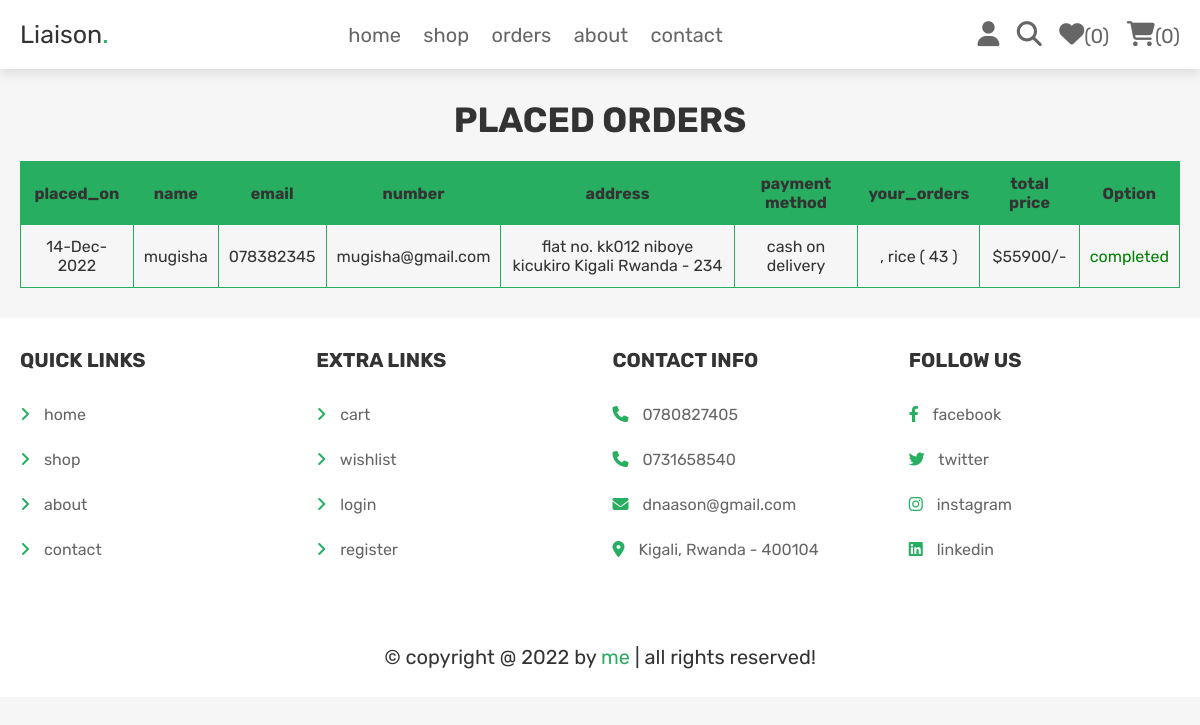
The page /orders.php (signed in) on the database as committed earlier.
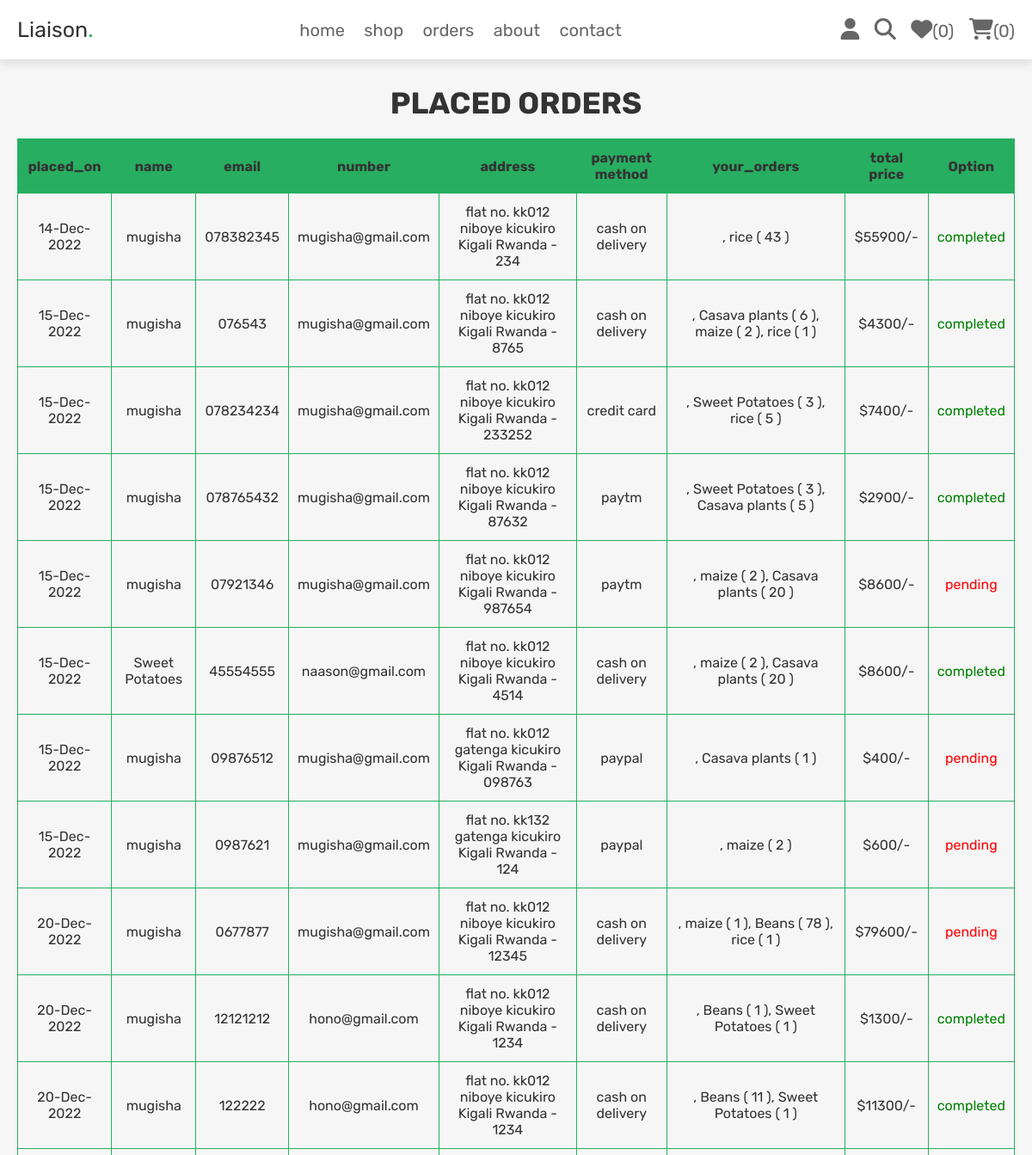
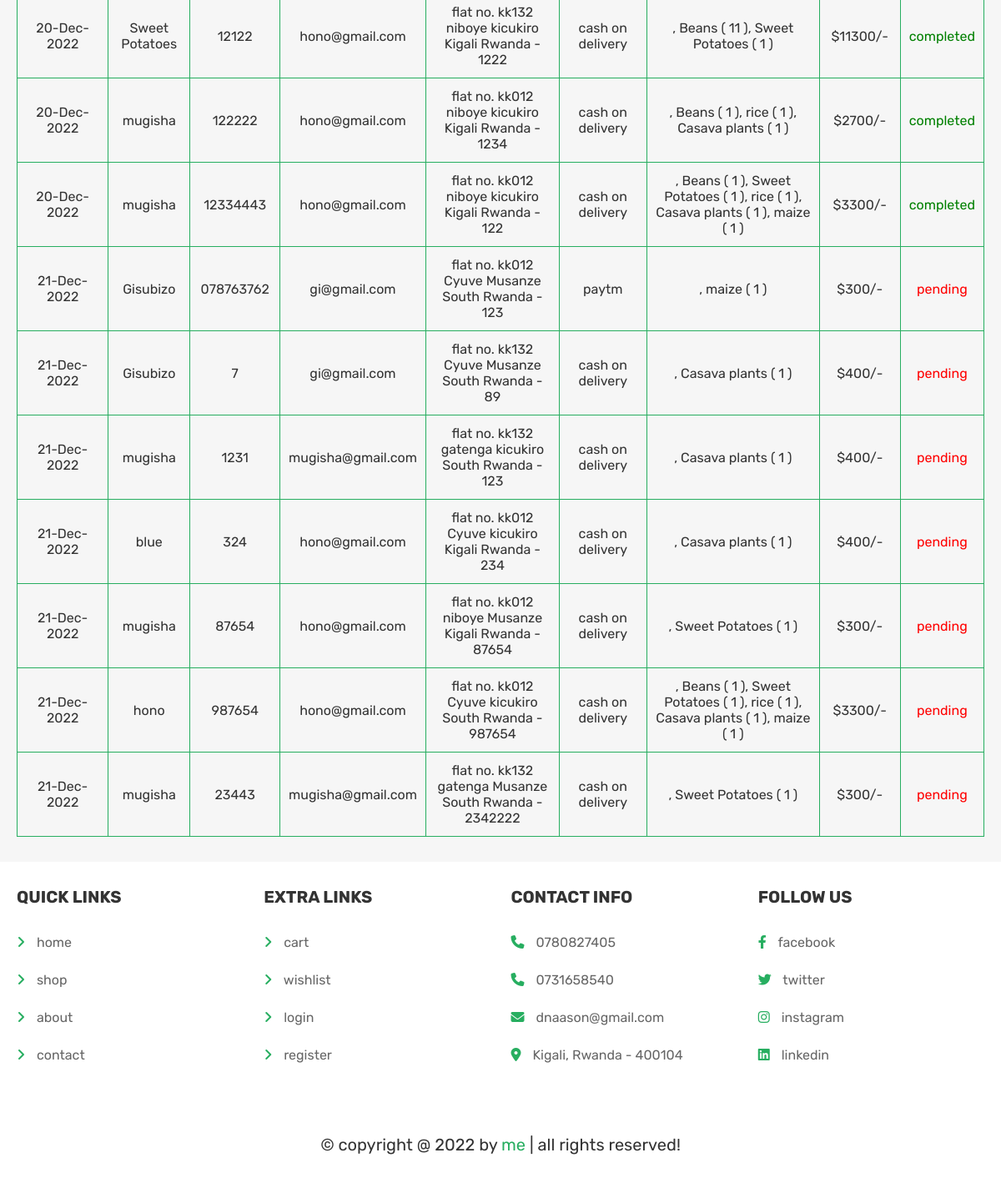
The same page on the database as committed later (2 pictures, top to bottom).
### tables this page shows
CREATE TABLE `orders` (
  `id` int(100) NOT NULL,
  `user_id` int(100) NOT NULL,
  `name` varchar(100) NOT NULL,
  `number` varchar(12) NOT NULL,
  `email` varchar(100) NOT NULL,
  `method` varchar(50) NOT NULL,
  `address` varchar(500) NOT NULL,
  `total_products` varchar(1000) NOT NULL,
  `total_price` int(100) NOT NULL,
  `placed_on` varchar(50) NOT NULL,
  `payment_status` varchar(20) NOT NULL DEFAULT 'pending'
);

### orders.php (the view, shortened to what this page needs)
<?php
@include 'config.php';
$user_id = $_SESSION['user_id'];
?>
<!DOCTYPE html>
<html lang="en">
<head>
   <link rel="stylesheet" href="https://cdnjs.cloudflare.com/ajax/libs/font-awesome/6.1.1/css/all.min.css">
   <link rel="stylesheet" href="css/style.css">
</head>
<body>
<?php include 'header.php'; ?>
<section class="placed-orders">
   <h1 class="title">placed orders</h1>
   <table class="table">
      <thead>
         <tr>
         <th>placed_on</th>
         <th>name</th>
         <th>email</th>
         <th>number</th>
         <th>address</th>
         <th>payment method</th>
         <th>your_orders</th>
         <th>total price</th>
         <th>Option</th>
         </tr>
      </thead>
      <?php
         $select_orders = $conn->prepare("SELECT * FROM `orders` WHERE user_id = ?");
         $select_orders->execute([$user_id]);
         if($select_orders->rowCount() > 0){
            while($fetch_orders = $select_orders->fetch(PDO::FETCH_ASSOC)){
      ?>
      <tbody>
         <tr>
            <td data-label="placed_on"><span><?= $fetch_orders['placed_on']; ?></span></td>
            <td data-label="name"><span><?= $fetch_orders['name']; ?></span></td>
            <td data-label="number"><span><?= $fetch_orders['number']; ?></span></td>
            <td data-label="email"><span><?= $fetch_orders['email']; ?></span></td>
            <td data-label="address"><span><?= $fetch_orders['address']; ?></span></td>
            <td data-label="placed_on"><span><?= $fetch_orders['method']; ?></span></td>
            <td data-label="placed_on"><span><?= $fetch_orders['total_products']; ?></span></td>
            <td data-label="placed_on"><span>$<?= $fetch_orders['total_price']; ?>/-</span></td>
            <td data-label="placed_on"><span style="color:<?php if($fetch_orders['payment_status'] == 'pending'){ echo 'red'; }else{ echo 'green'; }; ?>"><?= $fetch_orders['payment_status']; ?></span></td>
         </tr>
      </tbody>
      <?php
         }
      }else{
         echo '<p class="empty">no orders placed yet!</p>';
      }
      ?>
   </table>
</section>
<?php include 'footer.php'; ?>
</body>
</html>

Rows that differ between the two databases and show on the page:
added orders: placed_on "15-Dec-2022", name "mugisha", number "076543", email "mugisha@gmail.com", address "flat no. kk012 niboye kicukiro Kigali Rwanda - 8765", method "cash on delivery", total_products ", Casava plants ( 6 ), maize ( 2 ), rice ( 1 )", total_price "4300", payment_status "completed"
added orders: placed_on "15-Dec-2022", name "mugisha", number "078234234", email "mugisha@gmail.com", address "flat no. kk012 niboye kicukiro Kigali Rwanda - 233252", method "credit card", total_products ", Sweet Potatoes ( 3 ), rice ( 5 )", total_price "7400", payment_status "completed"
added orders: placed_on "15-Dec-2022", name "mugisha", number "078765432", email "mugisha@gmail.com", address "flat no. kk012 niboye kicukiro Kigali Rwanda - 87632", method "paytm", total_products ", Sweet Potatoes ( 3 ), Casava plants ( 5 )", total_price "2900", payment_status "completed"
added orders: placed_on "15-Dec-2022", name "mugisha", number "07921346", email "mugisha@gmail.com", address "flat no. kk012 niboye kicukiro Kigali Rwanda - 987654", method "paytm", total_products ", maize ( 2 ), Casava plants ( 20 )", total_price "8600", payment_status "pending"
added orders: placed_on "15-Dec-2022", name "Sweet Potatoes", number "45554555", email "naason@gmail.com", address "flat no. kk012 niboye kicukiro Kigali Rwanda - 4514", method "cash on delivery", total_products ", maize ( 2 ), Casava plants ( 20 )", total_price "8600", payment_status "completed"
added orders: placed_on "15-Dec-2022", name "mugisha", number "09876512", email "mugisha@gmail.com", address "flat no. kk012 gatenga kicukiro Kigali Rwanda - 098763", method "paypal", total_products ", Casava plants ( 1 )", total_price "400", payment_status "pending"
added orders: placed_on "15-Dec-2022", name "mugisha", number "0987621", email "mugisha@gmail.com", address "flat no. kk132 gatenga kicukiro Kigali Rwanda - 124", method "paypal", total_products ", maize ( 2 )", total_price "600", payment_status "pending"
added orders: placed_on "20-Dec-2022", name "mugisha", number "0677877", email "mugisha@gmail.com", address "flat no. kk012 niboye kicukiro Kigali Rwanda - 12345", method "cash on delivery", total_products ", maize ( 1 ), Beans ( 78 ), rice ( 1 )", total_price "79600", payment_status "pending"
added orders: placed_on "20-Dec-2022", name "mugisha", number "12121212", email "hono@gmail.com", address "flat no. kk012 niboye kicukiro Kigali Rwanda - 1234", method "cash on delivery", total_products ", Beans ( 1 ), Sweet Potatoes ( 1 )", total_price "1300", payment_status "completed"
added orders: placed_on "20-Dec-2022", name "mugisha", number "122222", email "hono@gmail.com", address "flat no. kk012 niboye kicukiro Kigali Rwanda - 1234", method "cash on delivery", total_products ", Beans ( 11 ), Sweet Potatoes ( 1 )", total_price "11300", payment_status "completed"
added orders: placed_on "20-Dec-2022", name "Sweet Potatoes", number "12122", email "hono@gmail.com", address "flat no. kk132 niboye kicukiro Kigali Rwanda - 1222", method "cash on delivery", total_products ", Beans ( 11 ), Sweet Potatoes ( 1 )", total_price "11300", payment_status "completed"
added orders: placed_on "20-Dec-2022", name "mugisha", number "122222", email "hono@gmail.com", address "flat no. kk012 niboye kicukiro Kigali Rwanda - 1234", method "cash on delivery", total_products ", Beans ( 1 ), rice ( 1 ), Casava plants ( 1 )", total_price "2700", payment_status "completed"
added orders: placed_on "20-Dec-2022", name "mugisha", number "12334443", email "hono@gmail.com", address "flat no. kk012 niboye kicukiro Kigali Rwanda - 122", method "cash on delivery", total_products ", Beans ( 1 ), Sweet Potatoes ( 1 ), rice ( 1 ), Casava plants ( 1 ), maize ( 1 )", total_price "3300", payment_status "completed"
added orders: placed_on "21-Dec-2022", name "Gisubizo", number "078763762", email "gi@gmail.com", address "flat no. kk012 Cyuve Musanze South Rwanda - 123", method "paytm", total_products ", maize ( 1 )", total_price "300", payment_status "pending"
added orders: placed_on "21-Dec-2022", name "Gisubizo", number "7", email "gi@gmail.com", address "flat no. kk132 Cyuve Musanze South Rwanda - 89", method "cash on delivery", total_products ", Casava plants ( 1 )", total_price "400", payment_status "pending"
added orders: placed_on "21-Dec-2022", name "mugisha", number "1231", email "mugisha@gmail.com", address "flat no. kk132 gatenga kicukiro South Rwanda - 123", method "cash on delivery", total_products ", Casava plants ( 1 )", total_price "400", payment_status "pending"
added orders: placed_on "21-Dec-2022", name "blue", number "324", email "hono@gmail.com", address "flat no. kk012 Cyuve kicukiro Kigali Rwanda - 234", method "cash on delivery", total_products ", Casava plants ( 1 )", total_price "400", payment_status "pending"
added orders: placed_on "21-Dec-2022", name "mugisha", number "87654", email "hono@gmail.com", address "flat no. kk012 niboye Musanze Kigali Rwanda - 87654", method "cash on delivery", total_products ", Sweet Potatoes ( 1 )", total_price "300", payment_status "pending"
added orders: placed_on "21-Dec-2022", name "hono", number "987654", email "hono@gmail.com", address "flat no. kk012 Cyuve kicukiro South Rwanda - 987654", method "cash on delivery", total_products ", Beans ( 1 ), Sweet Potatoes ( 1 ), rice ( 1 ), Casava plants ( 1 ), maize ( 1 )", total_price "3300", payment_status "pending"
added orders: placed_on "21-Dec-2022", name "mugisha", number "23443", email "mugisha@gmail.com", address "flat no. kk132 gatenga Musanze South Rwanda - 2342222", method "cash on delivery", total_products ", Sweet Potatoes ( 1 )", total_price "300", payment_status "pending"
